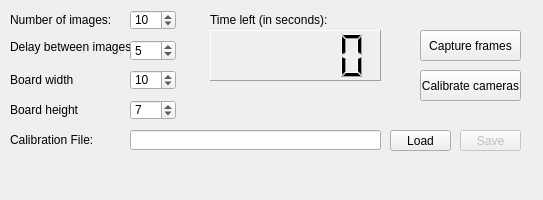
<?xml version="1.0" encoding="UTF-8"?>
<ui version="4.0">
 <class>MainWindow</class>
 <widget class="QMainWindow" name="MainWindow">
  <property name="geometry">
   <rect>
    <x>0</x>
    <y>0</y>
    <width>543</width>
    <height>200</height>
   </rect>
  </property>
  <property name="sizePolicy">
   <sizepolicy hsizetype="Preferred" vsizetype="Preferred">
    <horstretch>0</horstretch>
    <verstretch>0</verstretch>
   </sizepolicy>
  </property>
  <property name="minimumSize">
   <size>
    <width>200</width>
    <height>200</height>
   </size>
  </property>
  <property name="windowTitle">
   <string>Stereo Calibration</string>
  </property>
  <widget class="QWidget" name="centralWidget">
   <widget class="QPushButton" name="pushButtonCalibrate">
    <property name="enabled">
     <bool>true</bool>
    </property>
    <property name="geometry">
     <rect>
      <x>420</x>
      <y>30</y>
      <width>101</width>
      <height>31</height>
     </rect>
    </property>
    <property name="text">
     <string>Capture frames</string>
    </property>
   </widget>
   <widget class="QSpinBox" name="spinBoxSampleCount">
    <property name="geometry">
     <rect>
      <x>130</x>
      <y>10</y>
      <width>46</width>
      <height>20</height>
     </rect>
    </property>
    <property name="minimum">
     <number>3</number>
    </property>
    <property name="value">
     <number>10</number>
    </property>
   </widget>
   <widget class="QLabel" name="label">
    <property name="geometry">
     <rect>
      <x>10</x>
      <y>10</y>
      <width>111</width>
      <height>20</height>
     </rect>
    </property>
    <property name="text">
     <string>Number of images:</string>
    </property>
   </widget>
   <widget class="QLabel" name="label_2">
    <property name="geometry">
     <rect>
      <x>10</x>
      <y>40</y>
      <width>141</width>
      <height>31</height>
     </rect>
    </property>
    <property name="text">
     <string>Delay between images</string>
    </property>
    <property name="alignment">
     <set>Qt::AlignLeading|Qt::AlignLeft|Qt::AlignTop</set>
    </property>
    <property name="wordWrap">
     <bool>true</bool>
    </property>
   </widget>
   <widget class="QSpinBox" name="spinBoxInterval">
    <property name="geometry">
     <rect>
      <x>130</x>
      <y>40</y>
      <width>46</width>
      <height>21</height>
     </rect>
    </property>
    <property name="minimum">
     <number>0</number>
    </property>
    <property name="value">
     <number>5</number>
    </property>
   </widget>
   <widget class="QLabel" name="label_3">
    <property name="geometry">
     <rect>
      <x>10</x>
      <y>70</y>
      <width>111</width>
      <height>20</height>
     </rect>
    </property>
    <property name="text">
     <string>Board width</string>
    </property>
   </widget>
   <widget class="QLabel" name="label_4">
    <property name="geometry">
     <rect>
      <x>10</x>
      <y>100</y>
      <width>111</width>
      <height>20</height>
     </rect>
    </property>
    <property name="text">
     <string>Board height</string>
    </property>
   </widget>
   <widget class="QSpinBox" name="spinBoxCornersX">
    <property name="geometry">
     <rect>
      <x>130</x>
      <y>70</y>
      <width>46</width>
      <height>20</height>
     </rect>
    </property>
    <property name="minimum">
     <number>3</number>
    </property>
    <property name="value">
     <number>10</number>
    </property>
   </widget>
   <widget class="QSpinBox" name="spinBoxCornersY">
    <property name="geometry">
     <rect>
      <x>130</x>
      <y>100</y>
      <width>46</width>
      <height>20</height>
     </rect>
    </property>
    <property name="minimum">
     <number>3</number>
    </property>
    <property name="value">
     <number>7</number>
    </property>
   </widget>
   <widget class="QLabel" name="label_5">
    <property name="geometry">
     <rect>
      <x>10</x>
      <y>130</y>
      <width>111</width>
      <height>20</height>
     </rect>
    </property>
    <property name="text">
     <string>Calibration File:</string>
    </property>
   </widget>
   <widget class="QLineEdit" name="lineEditFilename">
    <property name="geometry">
     <rect>
      <x>130</x>
      <y>130</y>
      <width>251</width>
      <height>20</height>
     </rect>
    </property>
    <property name="text">
     <string/>
    </property>
   </widget>
   <widget class="QPushButton" name="pushButtonLoad">
    <property name="enabled">
     <bool>true</bool>
    </property>
    <property name="geometry">
     <rect>
      <x>390</x>
      <y>130</y>
      <width>61</width>
      <height>21</height>
     </rect>
    </property>
    <property name="text">
     <string>Load</string>
    </property>
   </widget>
   <widget class="QPushButton" name="pushButtonSave">
    <property name="enabled">
     <bool>false</bool>
    </property>
    <property name="geometry">
     <rect>
      <x>460</x>
      <y>130</y>
      <width>61</width>
      <height>21</height>
     </rect>
    </property>
    <property name="text">
     <string>Save</string>
    </property>
   </widget>
   <widget class="QLabel" name="labelSampleTimeout">
    <property name="geometry">
     <rect>
      <x>210</x>
      <y>10</y>
      <width>121</width>
      <height>20</height>
     </rect>
    </property>
    <property name="text">
     <string>Time left (in seconds):</string>
    </property>
   </widget>
   <widget class="QLCDNumber" name="lcdNumber">
    <property name="geometry">
     <rect>
      <x>210</x>
      <y>30</y>
      <width>171</width>
      <height>51</height>
     </rect>
    </property>
    <property name="frameShape">
     <enum>QFrame::Panel</enum>
    </property>
    <property name="frameShadow">
     <enum>QFrame::Raised</enum>
    </property>
    <property name="lineWidth">
     <number>1</number>
    </property>
    <property name="smallDecimalPoint">
     <bool>true</bool>
    </property>
    <property name="segmentStyle">
     <enum>QLCDNumber::Filled</enum>
    </property>
   </widget>
   <widget class="QPushButton" name="calibrateCaera">
    <property name="geometry">
     <rect>
      <x>420</x>
      <y>70</y>
      <width>101</width>
      <height>31</height>
     </rect>
    </property>
    <property name="text">
     <string>Calibrate cameras</string>
    </property>
   </widget>
  </widget>
 </widget>
 <layoutdefault spacing="6" margin="11"/>
 <resources/>
 <connections>
  <connection>
   <sender>pushButtonCalibrate</sender>
   <signal>clicked()</signal>
   <receiver>MainWindow</receiver>
   <slot>startCapture()</slot>
   <hints>
    <hint type="sourcelabel">
     <x>448</x>
     <y>62</y>
    </hint>
    <hint type="destinationlabel">
     <x>366</x>
     <y>98</y>
    </hint>
   </hints>
  </connection>
 </connections>
 <slots>
  <slot>startCapture()</slot>
 </slots>
</ui>
